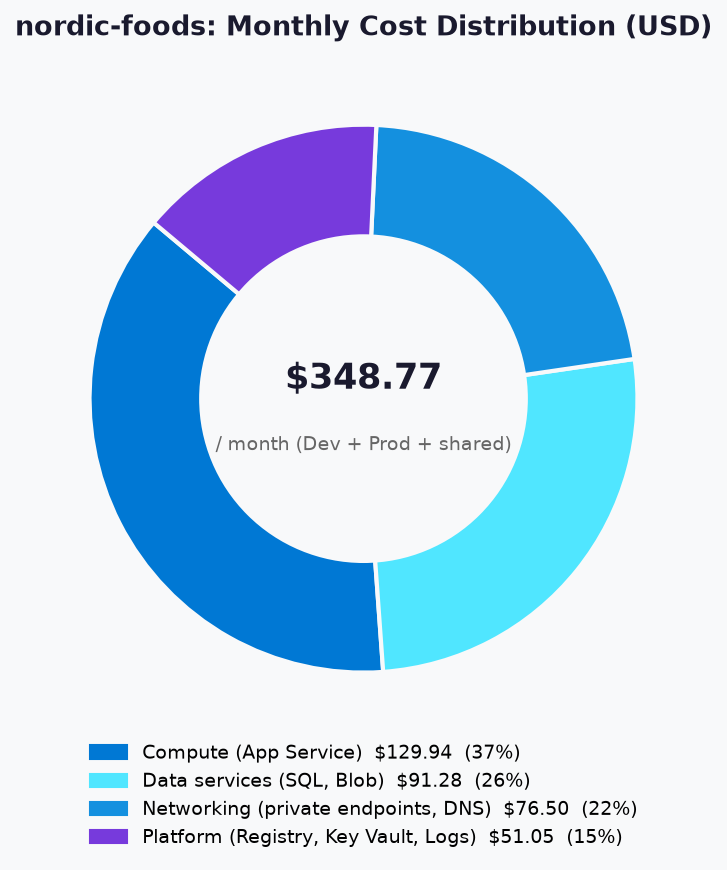

Write Python code to recreate this figure.
"""Monthly cost distribution donut for nordic-foods (Step 2).

Category values are sums of cost-estimate-subagent line items from
02-cost-estimate-v3.json and 02-cost-estimate-ancillary-v2.json (USD/month).
"""

import sys
from pathlib import Path

import matplotlib.patches as mpatches
import matplotlib.pyplot as plt

REPO_ROOT = Path(__file__).resolve().parents[2]
SCRIPTS = REPO_ROOT / ".github/skills/apex-python-diagrams/scripts"
if str(SCRIPTS) not in sys.path:
    sys.path.insert(0, str(SCRIPTS))
from diagram_io import save_figure  # noqa: E402

# App Service 64.97 + 64.97; SQL 73.60833 + 14.71863 + Blob 2.7 + 0.227 + tfstate 0.027;
# Private endpoints 73.00 + 0.60 data + DNS 2.50 + 0.40; ACR 50.69242 + Key Vault 0.36 + Log Analytics 0.
CATEGORIES = {
    "Compute (App Service)": 129.94,
    "Data services (SQL, Blob)": 91.2810,
    "Networking (private endpoints, DNS)": 76.50,
    "Platform (Registry, Key Vault, Logs)": 51.0524,
}
TOTAL = 348.7734


def main() -> None:
    palette = ["#0078D4", "#50E6FF", "#1490DF", "#773ADC"]
    labels = list(CATEGORIES)
    values = list(CATEGORIES.values())
    pcts = [v / sum(values) * 100 for v in values]

    fig, ax = plt.subplots(figsize=(8, 6))
    fig.patch.set_facecolor("#F8F9FA")
    ax.set_facecolor("#F8F9FA")

    ax.pie(values, colors=palette, wedgeprops={"linewidth": 2, "edgecolor": "#F8F9FA"}, startangle=140)
    ax.add_patch(plt.Circle((0, 0), 0.60, fc="#F8F9FA"))
    ax.text(0, 0.07, f"${TOTAL:,.2f}", ha="center", va="center", fontsize=17, fontweight="bold", color="#1A1A2E")
    ax.text(0, -0.17, "/ month (Dev + Prod + shared)", ha="center", va="center", fontsize=9, color="#666")

    legend = [f"{lbl}  ${val:,.2f}  ({pct:.0f}%)" for lbl, val, pct in zip(labels, values, pcts)]
    handles = [mpatches.Patch(color=c, label=l) for c, l in zip(palette, legend)]
    ax.legend(handles=handles, loc="lower center", bbox_to_anchor=(0.5, -0.18), ncol=1, fontsize=9, framealpha=0.0)
    ax.set_title("nordic-foods: Monthly Cost Distribution (USD)", fontsize=13, fontweight="bold", color="#1A1A2E", pad=10)

    plt.tight_layout(pad=1.4)
    out = Path(__file__).resolve().parent / "03-des-cost-distribution"
    save_figure(fig, str(out), bbox_inches="tight", facecolor=fig.get_facecolor())
    plt.close()
    print(f"Generated: {out}.png (+ .svg sibling)")


if __name__ == "__main__":
    main()
